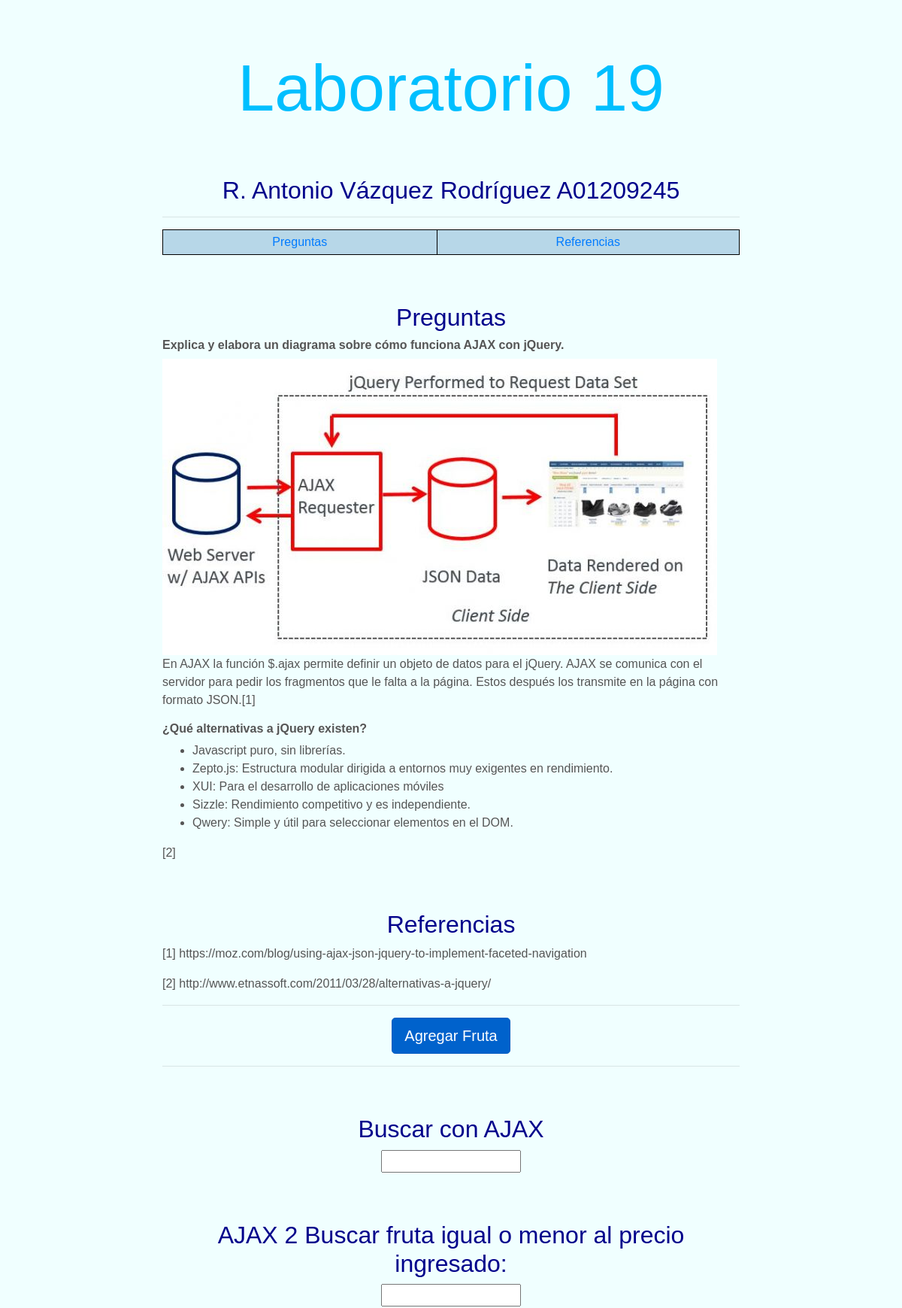
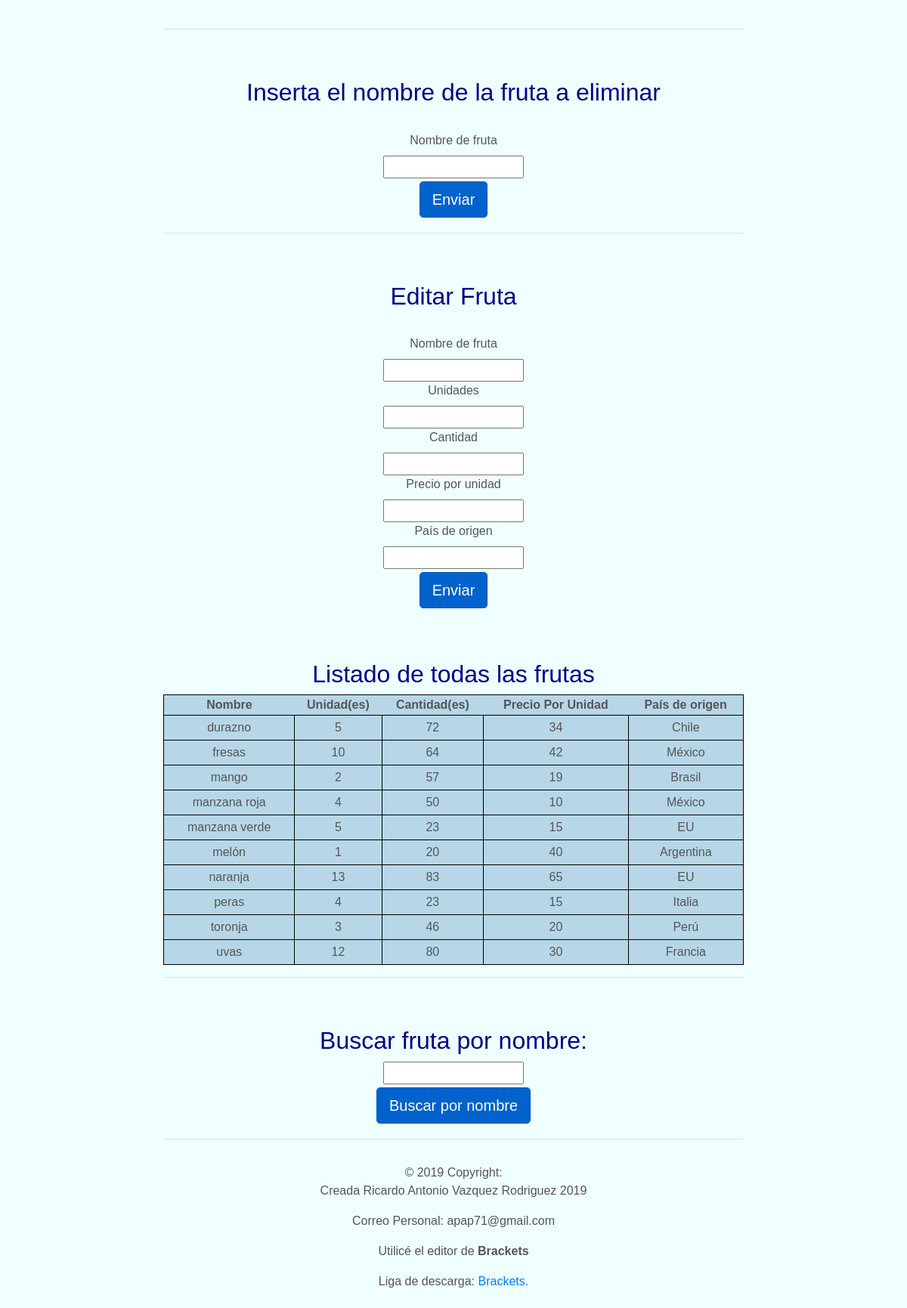
The page / on the database its author committed (2 pictures, top to bottom).
### tables this page shows
CREATE TABLE IF NOT EXISTS `Frutas` (
  `name` varchar(25) NOT NULL,
  `units` int(10) unsigned NOT NULL,
  `quantity` int(10) unsigned NOT NULL,
  `price` int(10) unsigned NOT NULL,
  `country` varchar(25) NOT NULL,
  PRIMARY KEY (`name`)
);

### util.php (called while the page is built, shortened)
<?php
  function conectDb(){
  	$conexion=mysqli_connect("localhost","root","","Frutas");
  	$conexion->set_charset("utf8");
  	return $conexion;
  }
  function getFruits(){
  	$conn=conectDb();
  	$sql="SELECT name, units, quantity, price, country FROM Frutas";
  	$result = mysqli_query($conn, $sql);
  	return $result;
  }
?>

### index.php (the view, shortened to what this page needs)
<?php
  require_once ("util.php");
  $result=getFruits();
  echo '<div class="text-center"><a href="agregar_fruta.php" class="btn btn-primary btn-lg active align-middle" role="button" aria-pressed="true">Agregar Fruta</a><div class="text-center">';
  echo '<hr>';
    echo '<h2>AJAX 2 Buscar fruta igual o menor al precio ingresado: </h2>';
  if(mysqli_num_rows($result)>0){
    echo '<table><thead><h2>Listado de todas las frutas</h2><tr><th>Nombre</th><th>Unidad(es)</th><th>Cantidad(es)</th><th>Precio Por Unidad</th><th>País de origen</th></tr></thead><tbody>';
    while($row=mysqli_fetch_assoc($result)){
      echo '<tr>';
      echo '<td>'.$row["name"].'</td>';
      echo '<td>'.$row["units"].'</td>';
      echo '<td>'.$row["quantity"].'</td>';
      echo '<td>'.$row["price"].'</td>';
      echo '<td>'.$row["country"].'</td>';
      echo '</tr>';
    }
  }
    echo '</tbody></table>';
     echo '<hr>';
    echo '<h2>Buscar fruta por nombre: </h2>';
     echo '<hr>';
?>

### css/style.css (style rules this page uses)
button { background-color: blue; border: none; color: white; padding: 15px 32px; text-align: center; text-decoration: none; display: inline-block; font-size: 16px; margin: 4px 2px; cursor: pointer; }
table,table thead, table td { border:1px solid #000;padding:4px 8px }
#middle,.mainTitle,h2,h4,img,table td { text-align:center; }
table,table thead { background-color:#b7d7e8;width:100% }
p { font-family:sans-serif }
body { background-color:azure;margin:0 auto;max-width:50em;font-family:Helvetica;line-height:1.5;color:#555;padding:4em 1em }
h2,h4 { color:#00008b;font-family:sans-serif;margin-top:1em;padding-top:1em }
.mainTitle { color:#00bfff;font-size:50px }

### rows shown on the page
frutas: name "durazno", units "5", quantity "72", price "34", country "Chile"
frutas: name "fresas", units "10", quantity "64", price "42", country "México"
frutas: name "mango", units "2", quantity "57", price "19", country "Brasil"
frutas: name "manzana roja", units "4", quantity "50", price "10", country "México"
frutas: name "manzana verde", units "5", quantity "23", price "15", country "EU"
frutas: name "melón", units "1", quantity "20", price "40", country "Argentina"
frutas: name "naranja", units "13", quantity "83", price "65", country "EU"
frutas: name "peras", units "4", quantity "23", price "15", country "Italia"
frutas: name "toronja", units "3", quantity "46", price "20", country "Perú"
frutas: name "uvas", units "12", quantity "80", price "30", country "Francia"
